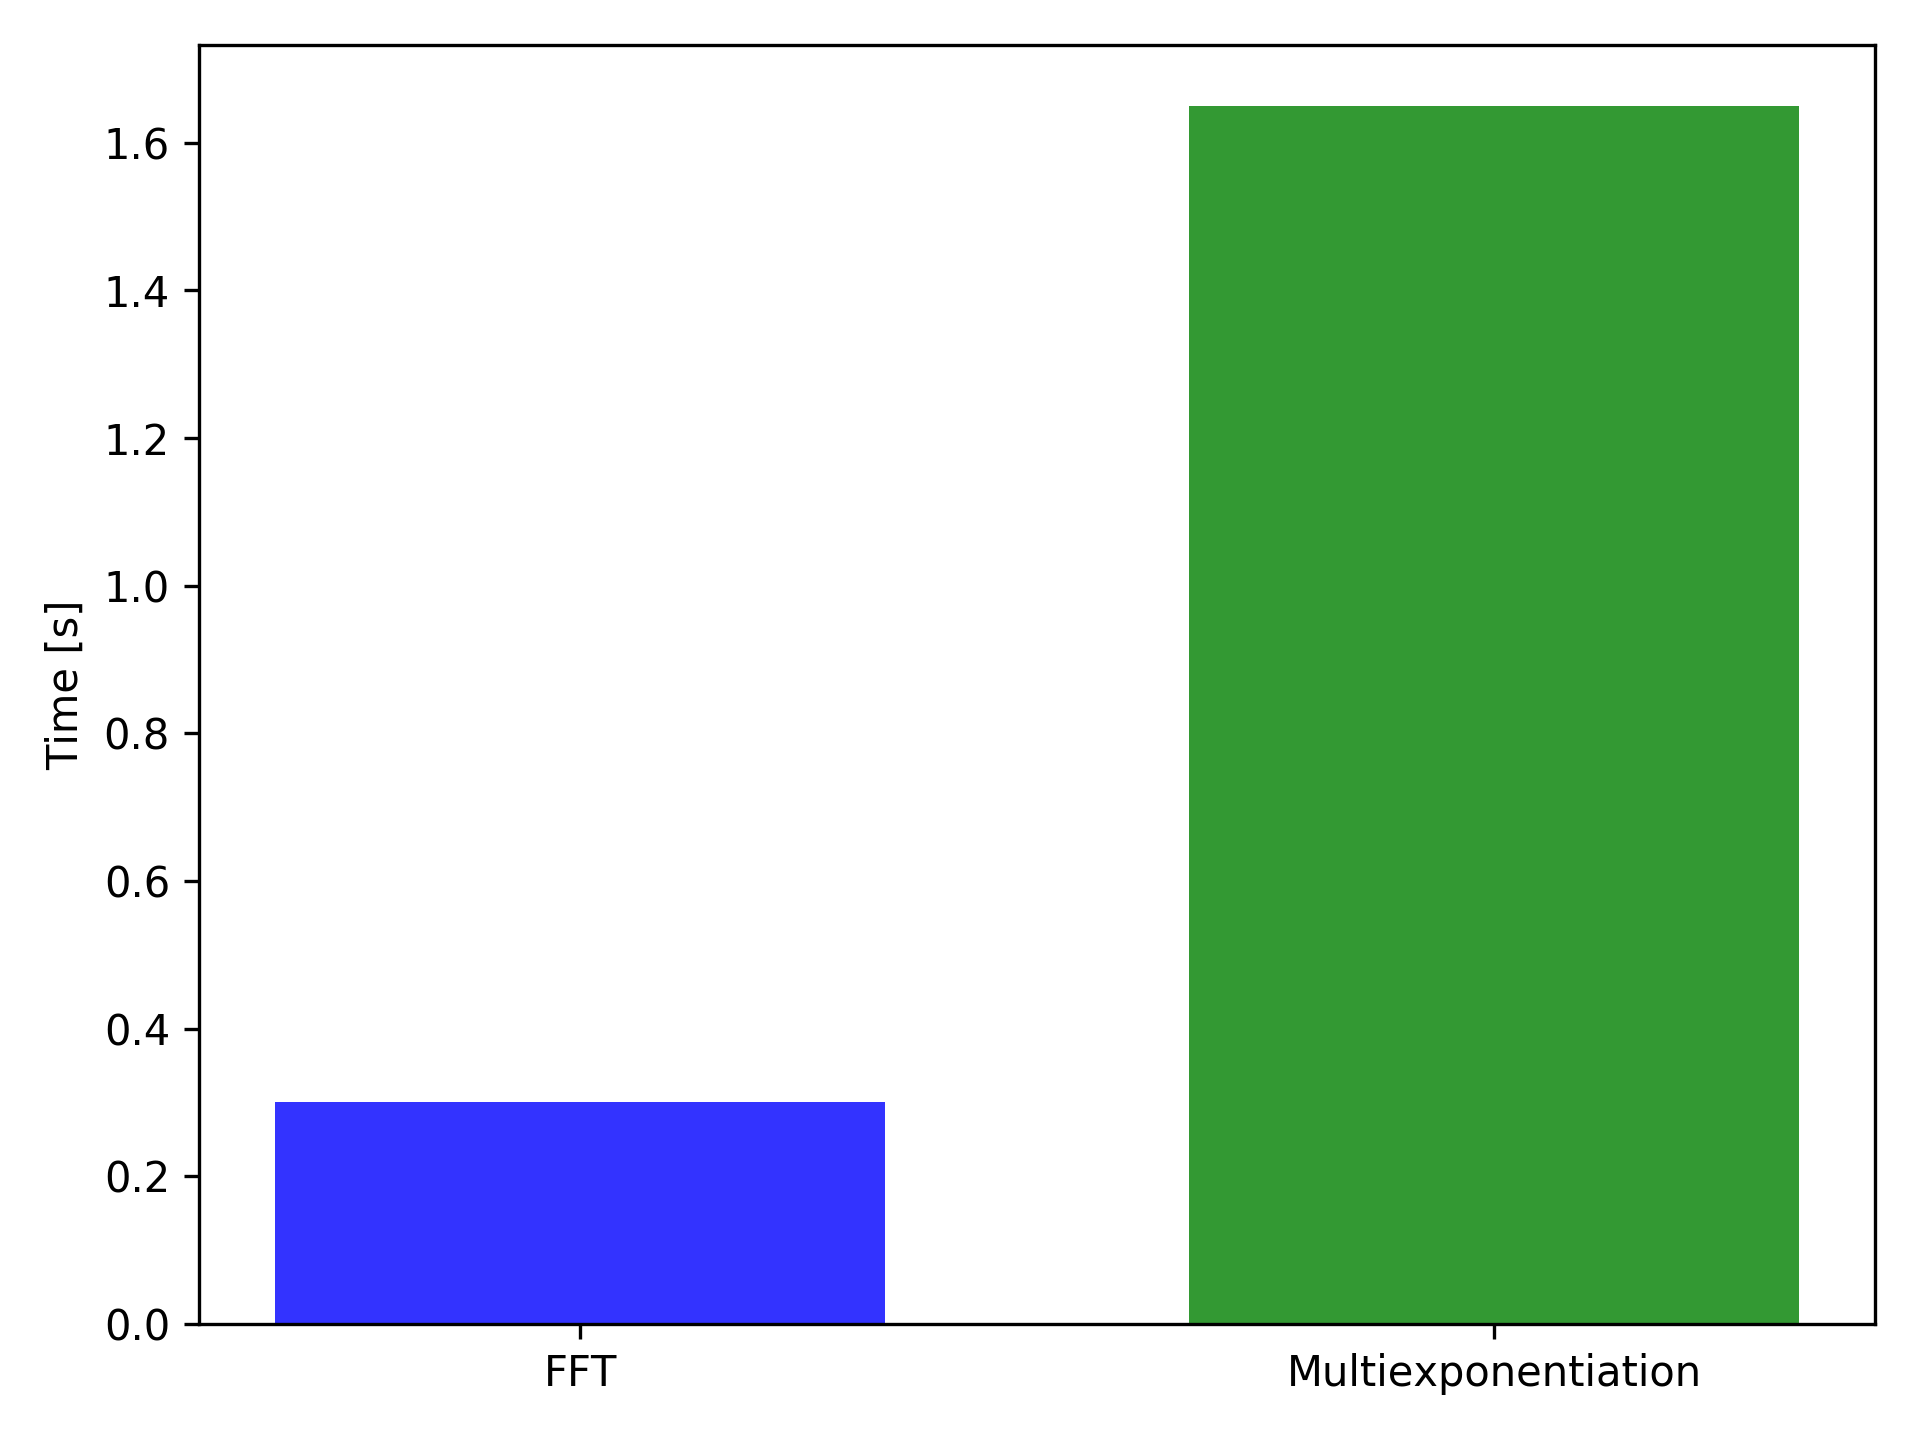

Here is the Python script that generated this plot:
import numpy as np
import matplotlib.pyplot as plt


# data to plot
n_groups = 1
means_64 = (0.3)
means_64_stress = (1.65)


# create plot
fig, ax = plt.subplots()

index = np.arange(n_groups)

bar_width = 0.3
opacity = 0.8


rects1 = plt.bar(index, means_64, bar_width,
alpha=opacity,
color='b',
label='FFT')


rects2 = plt.bar(index + 1.5*bar_width, means_64_stress, bar_width,
alpha=opacity,
color='g',
label='Multiexponentiation')


#plt.xlabel('Architecture')
plt.ylabel('Time [s]')
# plt.title('')
plt.xticks((index, index + 1.5*bar_width), ('FFT', 'Multiexponentiation'))
#plt.legend()


plt.tight_layout()
plt.savefig("proofparts.png", dpi=300)